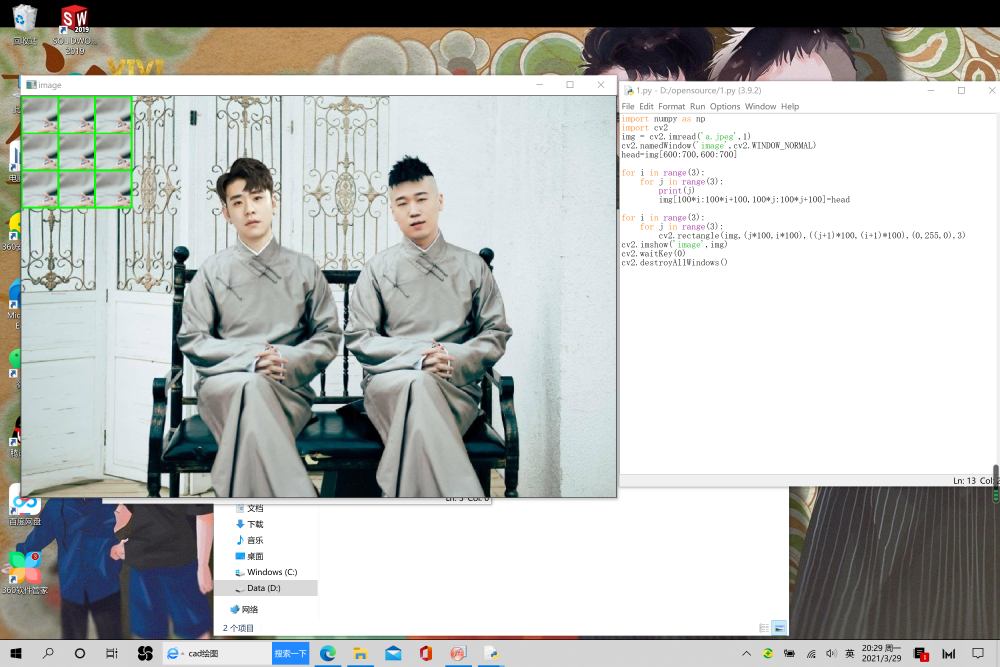
#> input picture tb/1.png, 3000 x 2000 px, found by its file name (shown at 1/3 size)
$ jupyter execute Untitled.ipynb
#> lines starting #> are read from the running program, lines starting #| are printed output that depends on the picture
[cell 1]
import numpy as np
import cv2

img =cv2.imread('1.png')
#> img is the input picture: shape (2000, 3000, 3); mean B, G, R 184.3, 187, 184.6


head=img[256:512,256:512]
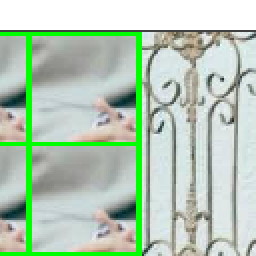
#> head: shape (256, 256, 3); mean B, G, R 181.9, 201.7, 180.4
for i in range(3):
    for j in range(3):
        img[j*256:256+256*j,256*i:256*i+256]=head
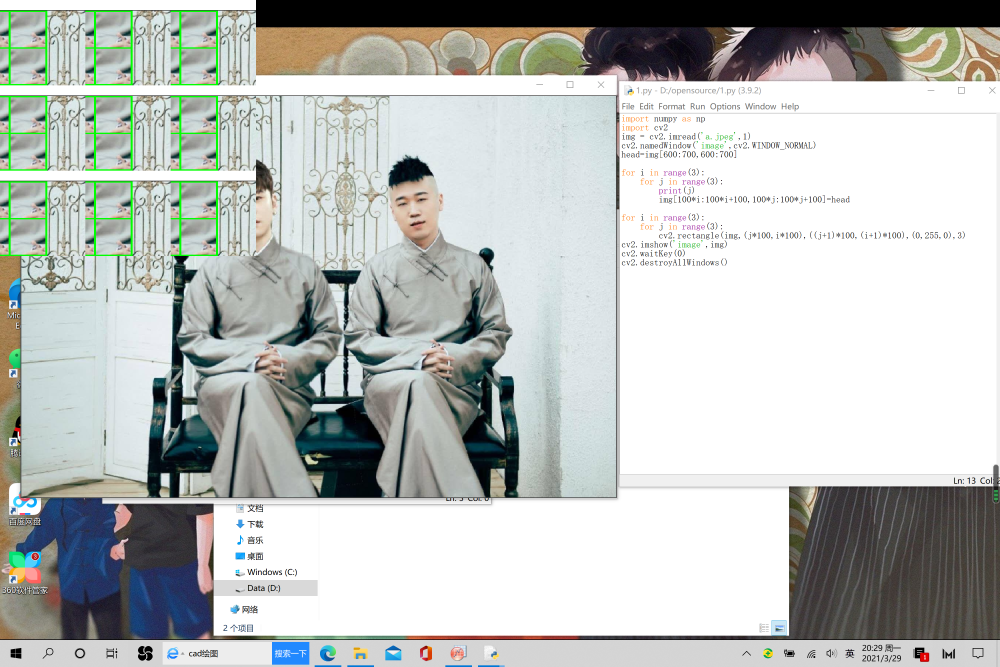
#> img: shape (2000, 3000, 3) (shown at 1/3 size); mean B, G, R 187.2, 190.1, 186.2
for i in range(3):
    for j in range(3):
        cv2.rectangle(img, (j*256, 256*i), (256+256*j, 256*i+256), (0, 255, 0), 3, 8, 0);


cv2.imshow('image',img)
cv2.waitKey(0)
cv2.destroyAllWindows()
